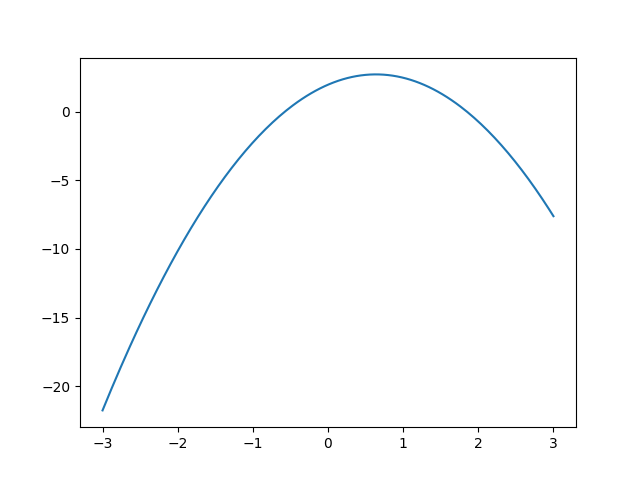

The Python source for this figure:
import numpy as np

def best_poly(x: list[float], y: list[float], grau: int=1) -> list[float]:
    k = grau + 1
    A = [[0 for _ in range(k)] for _ in range(k)]
    B = [sum(y)]
    n = len(x)
    cache = {}
    for i in range(k):
        for j in range(k):
            p = i+j
            if p == 0:
                A[0][0] = n
                continue
            if p not in cache:
                cache[p] = sum([xi ** p for xi in x])
            A[i][j] = cache[p]
        if i > 0:
            B.append(sum([yi * xi ** i for xi, yi in zip(x, y)]))
    return np.linalg.solve(A, B)

def poly(x, coefs):
    s = coefs[0]
    for i, ci in enumerate(coefs[1:], 1):
        s += ci * x ** i
    return s

def build_func(coefs):
    def temp(x):
        return poly(x, coefs)
    return temp

def modelo(x):
    a, b = -0.5, 0.5
    erro = a + (b - a) * np.random.random()
    return 2 + 2.34 * x -1.86 * x ** 2 + erro

if __name__ == '__main__':
    # x = [-2,-1,0,1,3]
    # y = [2,0,1,2,1.5]
    x = np.linspace(-3, 3, 50)
    y = [modelo(xi) for xi in x]
    grau = 2

    coefs = best_poly(x, y, grau)
    p = build_func(coefs)

    print(f'{coefs = }')

    # para vizualização
    import matplotlib.pyplot as plt

    t = np.linspace(min(x), max(x), 200)
    pt = [p(ti) for ti in t]

    plt.plot(t, pt)

    plt.savefig('best_poly.png')